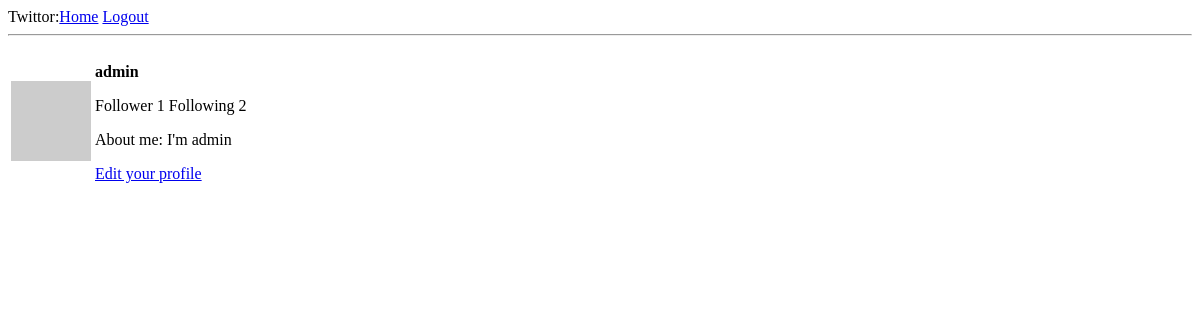
Page /admin (signed in) on the earlier database version.
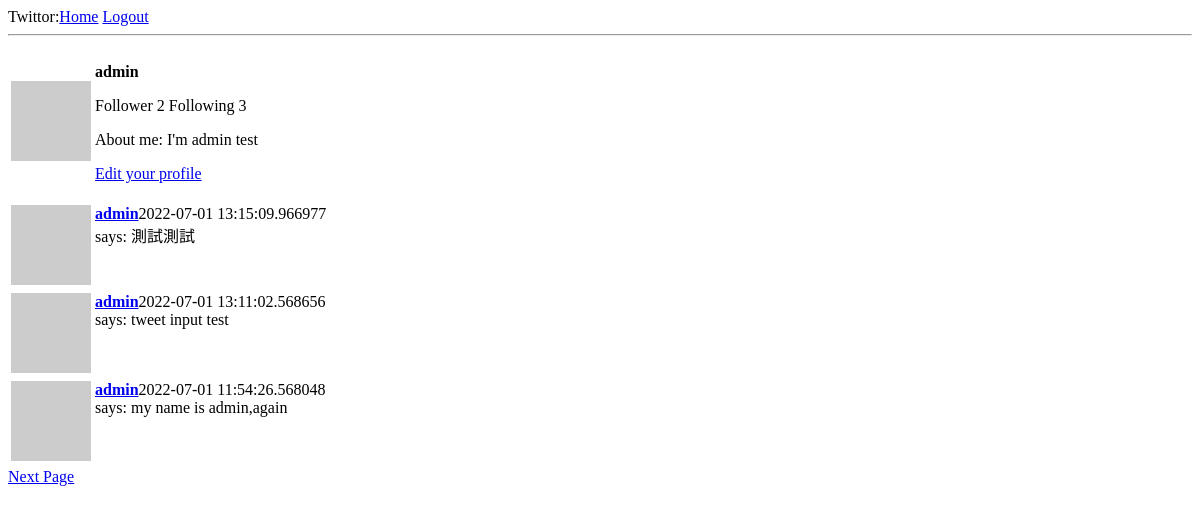
Same page on the later database version.
### twittor/models.py (models this page shows, shortened)
class User(UserMixin,db.Model):
    id = db.Column(db.Integer,primary_key=True)
    username = db.Column(db.String(64),unique=True, index=True)
    email = db.Column(db.String(64),unique=True, index=True)
    password_hash = db.Column(db.String(128))
    about_me = db.Column(db.String(140))
    create_time = db.Column(db.DateTime, default=datetime.utcnow)
    tweet = db.relationship('Tweet', backref='author', lazy='dynamic')
    followed = db.relationship(
        'User', secondary=followers,
        primaryjoin=(followers.c.follower_id == id),
        secondaryjoin=(followers.c.followed_id ==id),
        backref=db.backref('followers', lazy='dynamic'), lazy='dynamic'
    )
    def avatar(self, size=80):
        md5_digest = md5(self.email.lower().encode('utf-8')).hexdigest()
        return 'https://www.gravatar.com/avatar/{}?d=identicon&s={}'.format(
            md5_digest,size
        )

class Tweet(db.Model):
    id = db.Column(db.Integer,primary_key=True)
    body = db.Column(db.String(140))
    create_time = db.Column(db.DateTime, default=datetime.utcnow)
    user_id = db.Column(db.Integer,db.ForeignKey('user.id'))

### twittor/route.py (the view, shortened to what this page needs)
@login_required
def user(username):
    u =User.query.filter_by(username=username).first()
    if u is None:
        return abort(404)
    page_num = int(request.args.get('page') or 1)
    tweets = u.tweet.order_by(Tweet.create_time.desc()).paginate(
        page=page_num,per_page=current_app.config['TWEET_PER_PAGE'],
        error_out=False)
    next_url = url_for(
        'profile',username=username,page=tweets.next_num) if tweets.has_next else None
    prev_url = url_for(
        'profile',username=username,page=tweets.prev_num) if tweets.has_prev else None
    return render_template('user.html',title='Profile',tweets=tweets.items,user=u,next_url=next_url,prev_url=prev_url)

### twittor/models.py (called while the page is built)
@login_manager.user_loader
def load_user(id):
    return User.query.get(int(id))

### twittor/templates/user.html (shortened to what this page needs)
{% extends "base.html" %}
{% block content %}
    <table>
        <tr>
            <td><img src="{{ user.avatar(200) }}" alt=""></td>
            <td>
                <p>
                    <b>{{ user.username }}</b>
                    <p>
                        Follower {{user.followers.count()}} Following {{user.followed.count()}}
                    </p>
                </p>
                {% if user.about_me %}
                <p>About me: {{ user.about_me }}</p>
                {% endif %}
                {% if user == current_user %}
                <p><a href="{{ url_for('edit_profile') }}">Edit your profile</a></p>
                {% endif %}
            </td>
        </tr>
    </table>
    {% include '_tweets.html' %}
    {% if next_url %}
    <a href="{{ next_url }}">Next Page</a>
    {% endif %}
{% endblock%}

### twittor/templates/base.html (shortened to what this page needs)
<!DOCTYPE html>
<html lang="en">
<head>
</head>
<body>
    <div>Twittor:<a href="{{url_for('index')}}">Home</a>
        {% if current_user.is_anonymous %}
        <a href="{{url_for('login')}}">Login</a>
        {% else %}
        <a href="{{url_for('logout')}}">Logout</a>
        {% endif %}
    </div>
    <hr>
    {% block content %} {% endblock %}
</body>
</html>

### twittor/templates/_tweets.html
<table>
    {% for tweet in tweets %}
    <tr valign="top">
        <td><img src="{{ tweet.author.avatar(48) }}" alt=""></td>
        <td>
            <a href="/{{tweet.author.username}}"><b>{{tweet.author.username}}</b></a>{{tweet.create_time}}<br>
            says: {{tweet.body}}
        </td>
    </tr>
    {% endfor %}
</table>

Differences in the rows shown:
changed User "admin": about_me "I'm admin" → "I'm admin test"
added Tweet: author.username "admin", create_time "2022-07-01 13:15:09.966977", body "測試測試"
added Tweet: author.username "admin", create_time "2022-07-01 13:11:02.568656", body "tweet input test"
added Tweet: author.username "admin", create_time "2022-07-01 11:54:26.568048", body "my name is admin,again"
Other differences:
{{ user.followers.count() }}: "1" → "2"
{{ user.followed.count() }}: "2" → "3"
text now shown: "Next Page"
